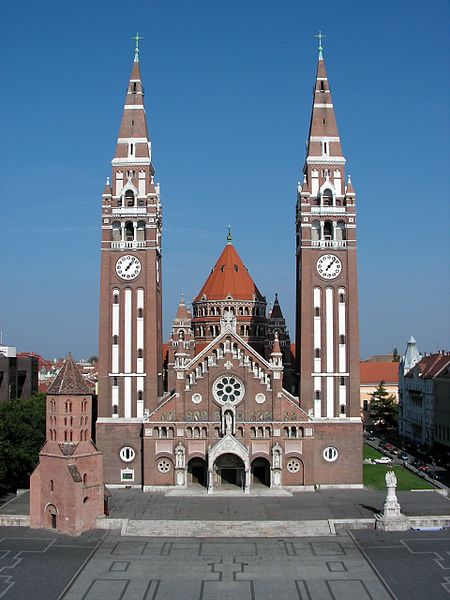
%> input picture dom.jpg, 450 x 600 px
$ octave 'feature extraction and matching.m'   (GNU Octave 9; MATLAB toolbox functions it lacks are replaced by stand-ins)
%> lines starting %> are read from the running program, lines starting %| are printed output that depends on the picture
%QUESTION 2.1.1
%Reading the dom.jpg image
img_dom = rgb2gray(double(imread('dom.jpg'))/255.0);
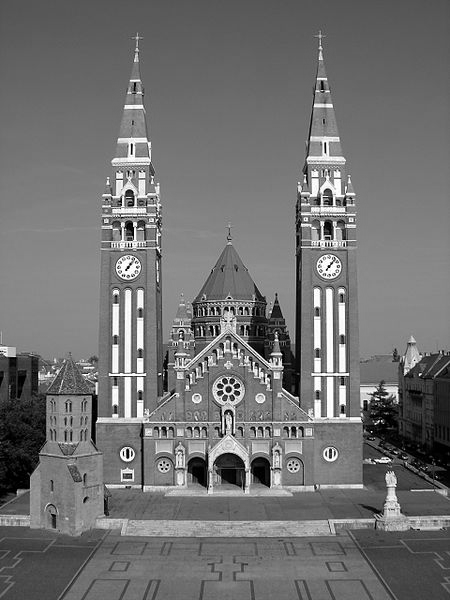
%> img_dom: size 600x450 double; min 0, max 1, mean 0.446
%Adding different noises
dom_gauss = imnoise(img_dom,'gaussian', 0.3, 0.5);
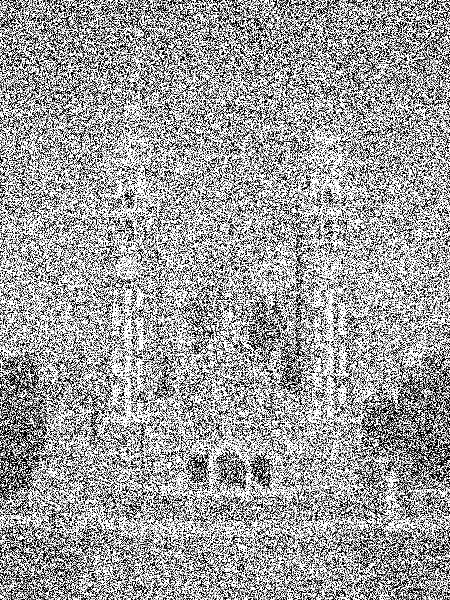
%> dom_gauss: size 600x450 double; min 0, max 1, mean 0.622
dom_saltpep = imnoise(img_dom,'salt & pepper', 0.075);
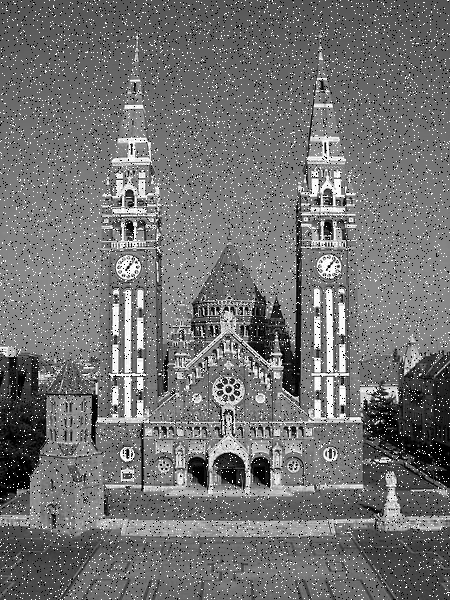
%> dom_saltpep: size 600x450 double; min 0, max 1, mean 0.451
dom_speckle = imnoise(img_dom,'speckle');
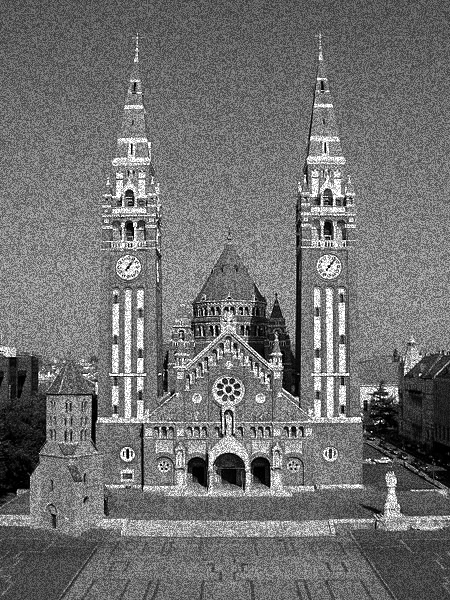
%> dom_speckle: size 600x450 double; min 0, max 1, mean 0.444

% [15 lines of commented-out code are left out]
padded_matrix = zeros(608,458);
padded_matrix(5:604,5:454) = dom_saltpep;
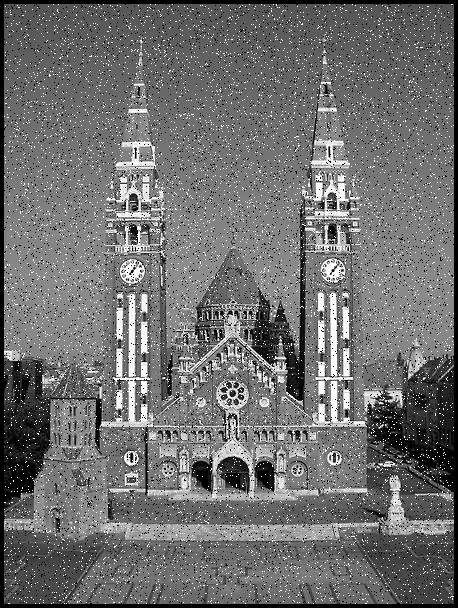
%> padded_matrix: size 608x458 double; min 0, max 1, mean 0.437
[mat_max,mat_min,mat_mean,mat_median] = deal(padded_matrix);

size_dom = size(img_dom);
%> size_dom = [600 450]
%Start iterating through every pixel and apply filter
%> (the run ends here)
